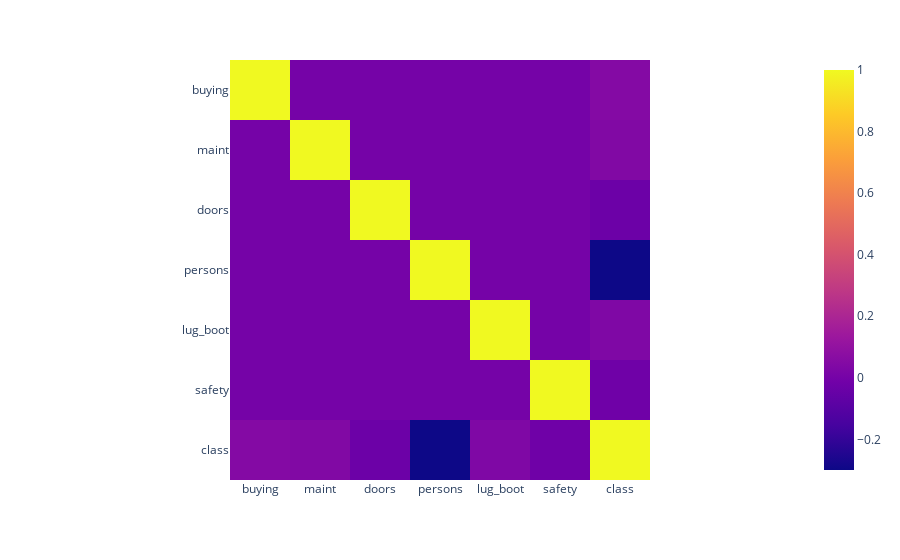

This figure's notebook cell:
### Markdown cell above
Correlations after encoding the labels:

### Code cell
px.imshow(df.corr())

### Figure 1 — Plotly figure (JSON) as saved in the notebook; plotly's stock layout.template omitted (floating-point values rounded to 4 significant figures)
{"data": [{"coloraxis": "coloraxis", "hovertemplate": "x: %{x}<br>y: %{y}<br>color: %{z}<extra></extra>", "name": "0", "type": "heatmap", "x": ["buying", "maint", "doors", "persons", "lug_boot", "safety", "class"], "xaxis": "x", "y": ["buying", "maint", "doors", "persons", "lug_boot", "safety", "class"], "yaxis": "y", "z": [[1.0, 7.71e-19, 5.726e-17, 5.194e-17, 4.16e-17, 0, 0.05142], [7.71e-19, 1.0, -5.14e-19, 9.431e-18, 5.44e-17, 0, 0.04019], [5.726e-17, -5.14e-19, 1.0, 2.815e-19, 5.405e-17, 0, -0.03133], [5.194e-17, 9.431e-18, 2.815e-19, 1.0, 7.401e-17, 0, -0.2995], [4.16e-17, 5.44e-17, 5.405e-17, 7.401e-17, 1.0, 0, 0.03318], [0, 0, 0, 0, 0, 1.0, -0.02104], [0.05142, 0.04019, -0.03133, -0.2995, 0.03318, -0.02104, 1.0]]}], "layout": {"coloraxis": {"colorscale": [[0, "#0d0887"], [0.1111, "#46039f"], [0.2222, "#7201a8"], [0.3333, "#9c179e"], [0.4444, "#bd3786"], [0.5556, "#d8576b"], [0.6667, "#ed7953"], [0.7778, "#fb9f3a"], [0.8889, "#fdca26"], [1, "#f0f921"]]}, "margin": {"t": 60}, "xaxis": {"anchor": "y", "constrain": "domain", "domain": [0, 1], "scaleanchor": "y"}, "yaxis": {"anchor": "x", "autorange": "reversed", "constrain": "domain", "domain": [0, 1]}}}
